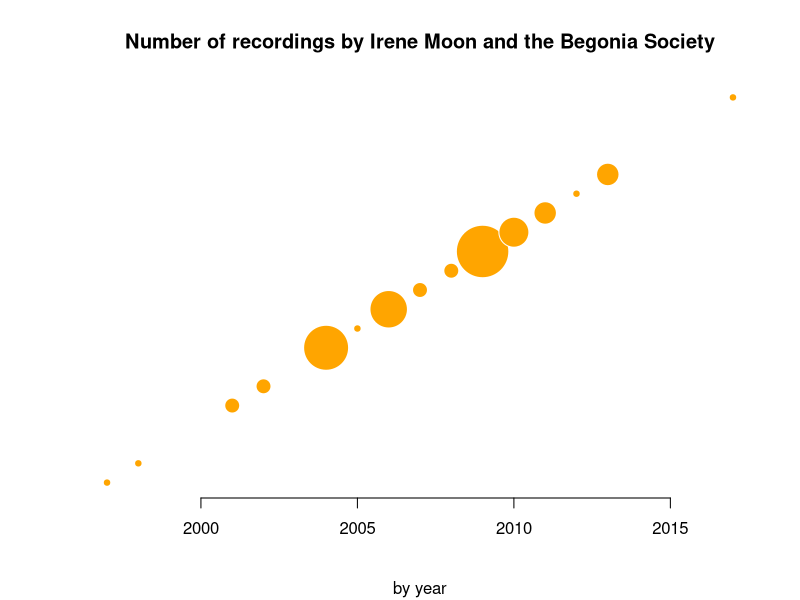

Reproduce this figure in R.
## ---- chunk 1
recordings = read.delim(file="data/Recording History - Sheet1.tsv", header = TRUE, sep = "\t")
knitr::kable(recordings[,c(1:2,10:12)], caption = "Begonia Society Recordings", floating.environment="sidewaystable")
## ---- chunk 2
library(dplyr)
n <- recordings %>% 
  group_by(year) %>%
  summarise(recording_summ = length(unique(title)))
          
plot(n$year, n$year, pch = 21, xlab = '', ylab = '', , axes = FALSE, main = "Number of recordings by Irene Moon and the Begonia Society",sub = "by year", cex = n$recording_summ, col = "white", bg = "orange")
axis(1)
